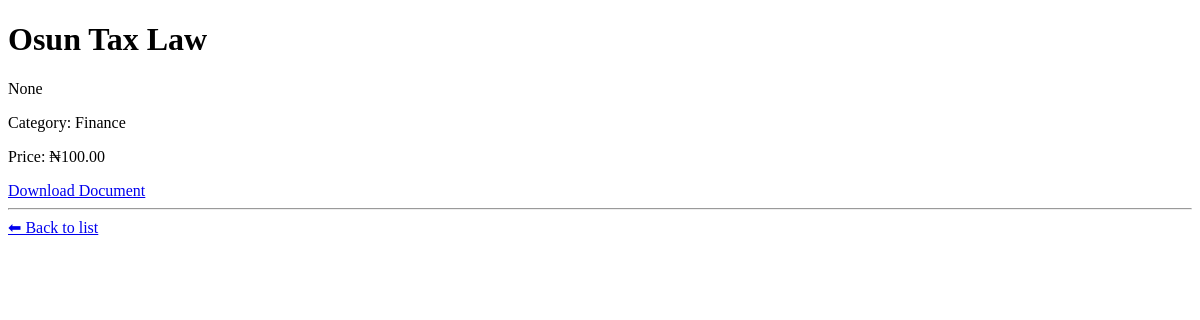
The page /law/1/ on the database as committed earlier.
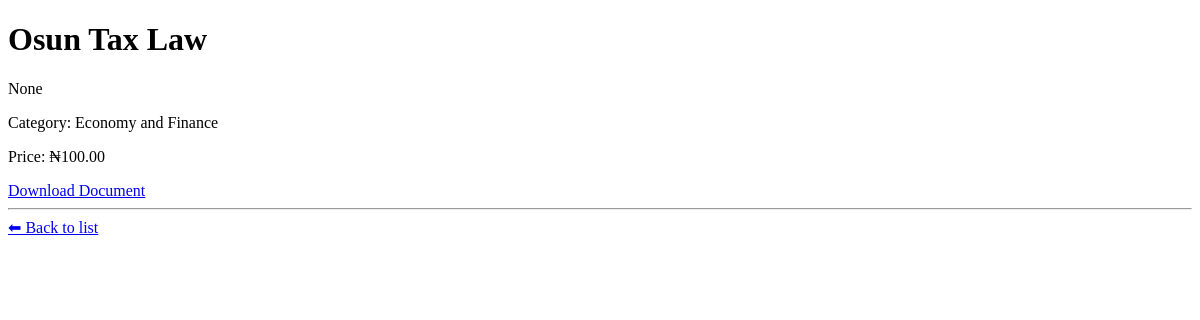
The same page on the database as committed later.
### legislation/models.py (models this page shows, shortened)
class BillOrLaw(models.Model):
    BILL = "BILL"
    LAW = "LAW"
    TYPE_CHOICES = [
        (BILL, "Bill"),
        (LAW, "Law"),
    ]
    type = models.CharField(max_length=10, choices=TYPE_CHOICES)
    title = models.CharField(max_length=225)
    description = models.TextField(blank=True, null=True)
    category = models.ForeignKey(
        Category, on_delete=models.SET_NULL, null=True)
    file = models.FileField(upload_to="documents/")
    price = models.DecimalField(max_digits=8, decimal_places=2, default=0.00)
    is_free = models.BooleanField(default=False)
    created_at = models.DateTimeField(auto_now_add=True)
    updated_at = models.DateTimeField(auto_now=True)

class Category(models.Model):
    name = models.CharField(max_length=100, unique=True)
    description = models.TextField(blank=True, null=True)

### legislation/views.py (the view)
# urls.py: path('law/<int:pk>/', views.law_detail, name='law_detail'),
def law_detail(request, pk):
    law = get_object_or_404(BillOrLaw, pk=pk)
    return render(request, 'legislation/law_detail.html', {'law': law})

### legislation/templates/legislation/law_detail.html (shortened to what this page needs)
<!DOCTYPE html>
<html lang="en">
  <head>
  </head>
  <body>
    <h1>{{ law.title }}</h1>
    <p>{{ law.description }}</p>
    <p>Category: {{ law.category.name }}</p>
    <p>Price: ₦{{ law.price }}</p>
    {% if law.file %}
    <a href="{{ law.file.url }}" download>Download Document</a>
    {% else %}
    <p>No document available.</p>
    {% endif %}
    <hr />
    <a href="{% url 'law_list' %}">⬅ Back to list</a>
  </body>
</html>

Rows that differ between the two databases and show on the page:
changed through a linked row, BillOrLaw "Osun Tax Law": category.name "Finance" → "Economy and Finance"
